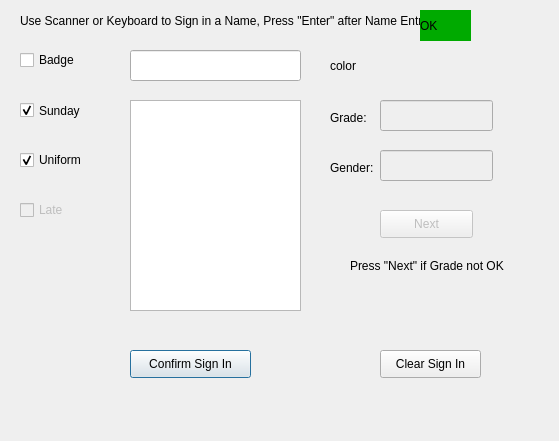
<?xml version="1.0" encoding="UTF-8"?>
<ui version="4.0">
 <class>SigninDialog</class>
 <widget class="QDialog" name="SigninDialog">
  <property name="geometry">
   <rect>
    <x>0</x>
    <y>0</y>
    <width>559</width>
    <height>441</height>
   </rect>
  </property>
  <property name="windowTitle">
   <string>Dialog</string>
  </property>
  <widget class="QLineEdit" name="leNameSignin">
   <property name="enabled">
    <bool>true</bool>
   </property>
   <property name="geometry">
    <rect>
     <x>130</x>
     <y>50</y>
     <width>171</width>
     <height>31</height>
    </rect>
   </property>
  </widget>
  <widget class="QLabel" name="lbColorSignin">
   <property name="geometry">
    <rect>
     <x>330</x>
     <y>50</y>
     <width>81</width>
     <height>31</height>
    </rect>
   </property>
   <property name="text">
    <string>color</string>
   </property>
  </widget>
  <widget class="QCheckBox" name="cbSunday">
   <property name="geometry">
    <rect>
     <x>20</x>
     <y>100</y>
     <width>81</width>
     <height>21</height>
    </rect>
   </property>
   <property name="text">
    <string>Sunday</string>
   </property>
   <property name="checked">
    <bool>true</bool>
   </property>
  </widget>
  <widget class="QCheckBox" name="cbBadge">
   <property name="geometry">
    <rect>
     <x>20</x>
     <y>50</y>
     <width>61</width>
     <height>20</height>
    </rect>
   </property>
   <property name="text">
    <string>Badge</string>
   </property>
   <property name="checked">
    <bool>false</bool>
   </property>
  </widget>
  <widget class="QCheckBox" name="cbUniform">
   <property name="geometry">
    <rect>
     <x>20</x>
     <y>150</y>
     <width>81</width>
     <height>20</height>
    </rect>
   </property>
   <property name="text">
    <string>Uniform</string>
   </property>
   <property name="checked">
    <bool>true</bool>
   </property>
  </widget>
  <widget class="QLineEdit" name="leGradeSignin">
   <property name="enabled">
    <bool>false</bool>
   </property>
   <property name="geometry">
    <rect>
     <x>380</x>
     <y>100</y>
     <width>113</width>
     <height>31</height>
    </rect>
   </property>
  </widget>
  <widget class="QLineEdit" name="leGenderSignin">
   <property name="enabled">
    <bool>false</bool>
   </property>
   <property name="geometry">
    <rect>
     <x>380</x>
     <y>150</y>
     <width>113</width>
     <height>31</height>
    </rect>
   </property>
  </widget>
  <widget class="QPushButton" name="btnOKSignin">
   <property name="geometry">
    <rect>
     <x>130</x>
     <y>350</y>
     <width>121</width>
     <height>28</height>
    </rect>
   </property>
   <property name="text">
    <string>Confirm Sign In</string>
   </property>
  </widget>
  <widget class="QPushButton" name="btnCancelSignin">
   <property name="geometry">
    <rect>
     <x>380</x>
     <y>350</y>
     <width>101</width>
     <height>28</height>
    </rect>
   </property>
   <property name="text">
    <string>Clear Sign In</string>
   </property>
  </widget>
  <widget class="QCheckBox" name="cbLate">
   <property name="enabled">
    <bool>false</bool>
   </property>
   <property name="geometry">
    <rect>
     <x>20</x>
     <y>200</y>
     <width>81</width>
     <height>20</height>
    </rect>
   </property>
   <property name="text">
    <string>Late</string>
   </property>
  </widget>
  <widget class="QPushButton" name="btnContinue">
   <property name="enabled">
    <bool>false</bool>
   </property>
   <property name="geometry">
    <rect>
     <x>380</x>
     <y>210</y>
     <width>93</width>
     <height>28</height>
    </rect>
   </property>
   <property name="text">
    <string>Next</string>
   </property>
  </widget>
  <widget class="QLabel" name="label">
   <property name="geometry">
    <rect>
     <x>20</x>
     <y>10</y>
     <width>441</width>
     <height>21</height>
    </rect>
   </property>
   <property name="text">
    <string>Use Scanner or Keyboard to Sign in a Name, Press &quot;Enter&quot; after Name Entry</string>
   </property>
  </widget>
  <widget class="QLabel" name="label_2">
   <property name="geometry">
    <rect>
     <x>330</x>
     <y>110</y>
     <width>41</width>
     <height>16</height>
    </rect>
   </property>
   <property name="text">
    <string>Grade:</string>
   </property>
  </widget>
  <widget class="QLabel" name="label_3">
   <property name="geometry">
    <rect>
     <x>330</x>
     <y>160</y>
     <width>53</width>
     <height>16</height>
    </rect>
   </property>
   <property name="text">
    <string>Gender:</string>
   </property>
  </widget>
  <widget class="QListWidget" name="lwNames">
   <property name="enabled">
    <bool>true</bool>
   </property>
   <property name="geometry">
    <rect>
     <x>130</x>
     <y>100</y>
     <width>171</width>
     <height>211</height>
    </rect>
   </property>
  </widget>
  <widget class="QLabel" name="label_4">
   <property name="geometry">
    <rect>
     <x>350</x>
     <y>250</y>
     <width>171</width>
     <height>31</height>
    </rect>
   </property>
   <property name="text">
    <string>Press &quot;Next&quot; if Grade not OK</string>
   </property>
  </widget>
  <widget class="QLabel" name="lbFeedback">
   <property name="geometry">
    <rect>
     <x>420</x>
     <y>10</y>
     <width>51</width>
     <height>31</height>
    </rect>
   </property>
   <property name="styleSheet">
    <string notr="true">background-color: rgb(0, 170, 0);</string>
   </property>
   <property name="text">
    <string>OK</string>
   </property>
  </widget>
 </widget>
 <resources/>
 <connections/>
</ui>
